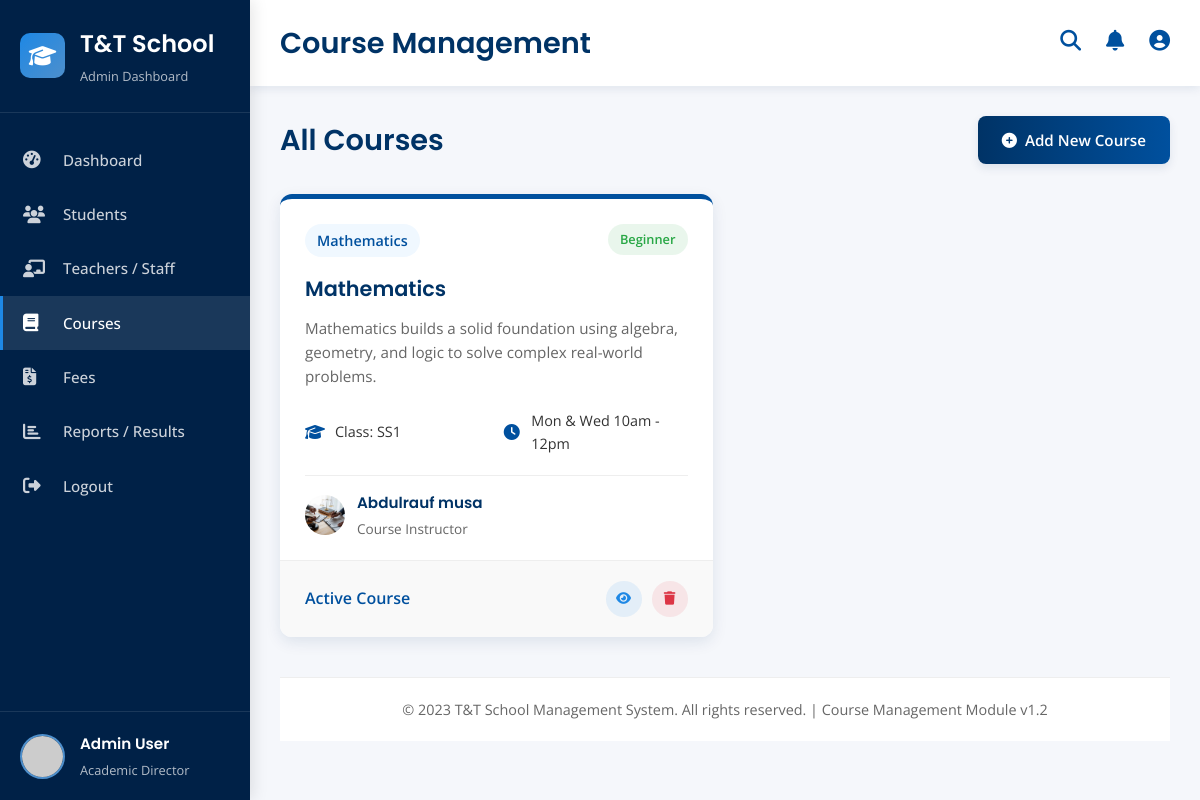
The app's page /Admin/manage_courses.php (signed in) with its own data.
### tables this page shows
CREATE TABLE `courses` (
  `course_id` int(11) NOT NULL,
  `course_name` varchar(100) NOT NULL,
  `description` text DEFAULT NULL,
  `level` varchar(20) DEFAULT 'beginner',
  `class_name` varchar(10) DEFAULT NULL,
  `instructor_id` int(11) DEFAULT NULL,
  `schedule` varchar(100) DEFAULT NULL,
  `created_at` timestamp NOT NULL DEFAULT current_timestamp()
);

CREATE TABLE `staff` (
  `staff_id` int(11) NOT NULL,
  `full_name` varchar(100) NOT NULL,
  `email` varchar(100) NOT NULL,
  `password` varchar(255) NOT NULL,
  `qualification` varchar(100) DEFAULT NULL,
  `subject` varchar(100) DEFAULT NULL,
  `position` varchar(50) DEFAULT NULL,
  `phone` varchar(20) DEFAULT NULL,
  `image` varchar(255) DEFAULT NULL,
  `created_at` timestamp NOT NULL DEFAULT current_timestamp()
);

### Admin/manage_courses.php (the view, shortened to what this page needs)
<?php
require_once '../include/config.php';
$courses = [];
try {
    $stmt = $pdo->query("SELECT c.*, s.full_name as instructor_name, s.image as instructor_image FROM courses c LEFT JOIN staff s ON c.instructor_id = s.staff_id ORDER BY c.created_at DESC");
    $courses = $stmt->fetchAll();
} catch (PDOException $e) {
    $error_message = "Error fetching courses: " . $e->getMessage();
}
?>
<!DOCTYPE html>
<html lang="en">
<head>
    <link rel="stylesheet" href="https://cdnjs.cloudflare.com/ajax/libs/font-awesome/6.4.0/css/all.min.css">
</head>
<body>
    <div class="container">
        <?php include '../include/admin_sidebar.php'; ?>
        <div class="main-content" id="mainContent">
            <div class="top-header">
                <div class="header-left">
                    <div class="page-title">
                        <h1>Course Management</h1>
                    </div>
                </div>
                <div class="header-right">
                    <div class="header-action">
                        <i class="fas fa-search"></i>
                    </div>
                    <div class="header-action">
                        <i class="fas fa-bell"></i>
                    </div>
                    <div class="header-action">
                        <i class="fas fa-user-circle"></i>
                    </div>
                </div>
            </div>
            <div class="dashboard-content">
                <div class="course-header">
                    <h2>All Courses</h2>
                    <div class="course-actions">
                        <a href="add_new_courses.php" class="btn btn-primary">
                            <i class="fas fa-plus-circle"></i> Add New Course
                        </a>
                    </div>
                </div>
                <div class="courses-grid" id="coursesGrid">
                    <?php if (empty($courses)): ?>
                        <div class="empty-state" id="emptyState" style="grid-column: 1 / -1;">
                            <i class="fas fa-book-open"></i>
                            <h3>No Courses Found</h3>
                            <p>There are no courses registered yet. Click the button above to add a new course.</p>
                        </div>
                    <?php else: ?>
                        <?php foreach ($courses as $course): ?>
                            <div class="course-card">
                                <div class="course-card-header">
                                    <div class="course-code"><?php echo htmlspecialchars($course['course_name']); ?></div>
                                    <div class="course-status status-active"><?php echo ucfirst(htmlspecialchars($course['level'])); ?></div>
                                </div>
                                <div class="course-card-body">
                                    <h3 class="course-title"><?php echo htmlspecialchars($course['course_name']); ?></h3>
                                    <p class="course-description"><?php echo htmlspecialchars($course['description']); ?></p>
                                    <div class="course-details">
                                        <div class="detail-item">
                                            <i class="fas fa-graduation-cap"></i>
                                            <span>Class: <?php echo htmlspecialchars($course['class_name']); ?></span>
                                        </div>
                                        <div class="detail-item">
                                            <i class="fas fa-clock"></i>
                                            <span><?php echo htmlspecialchars($course['schedule']); ?></span>
                                        </div>
                                    </div>
                                    <div class="course-instructor">
                                        <div class="instructor-avatar">
                                            <?php if (!empty($course['instructor_image'])): ?>
                                                <img src="../assets/images/staff/<?php echo $course['instructor_image']; ?>" alt="Instructor">
                                            <?php else: ?>
                                                <img src="https://ui-avatars.com/api/?name=<?php echo urlencode($course['instructor_name']); ?>&background=random" alt="Instructor">
                                            <?php endif; ?>
                                        </div>
                                        <div class="instructor-info">
                                            <h5><?php echo htmlspecialchars($course['instructor_name'] ?? 'Not Assigned'); ?></h5>
                                            <p>Course Instructor</p>
                                        </div>
                                    </div>
                                </div>
                                <div class="course-card-footer">
                                    <div class="course-enrollment">Active Course</div>
                                    <div class="course-actions-btns">
                                        <button class="action-btn view" onclick="openEditModal(<?php echo htmlspecialchars(json_encode($course)); ?>)">
                                            <i class="fas fa-eye"></i>
                                        </button>
                                        <form method="POST" style="display:inline;" onsubmit="return confirm('Are you sure you want to delete this course?');">
                                            <button type="submit" class="action-btn delete">
                                                <i class="fas fa-trash"></i>
                                            </button>
                                        </form>
                                    </div>
                                </div>
                            </div>
                        <?php endforeach; ?>
                    <?php endif; ?>
                </div>
                <div class="dashboard-footer">
                    <p>&copy; 2023 T&T School Management System. All rights reserved. | Course Management Module v1.2</p>
                </div>
            </div>
        </div>
    </div>
</body>
</html>

### records on screen
courses: course_name "Mathematics", level "Beginner", description "Mathematics builds a solid foundation using algebra, geometry, and logic to solve complex real-world problems.", class_name "SS1", schedule "Mon & Wed 10am - 12pm", staff.image (picture), staff.full_name "Abdulrauf musa"
